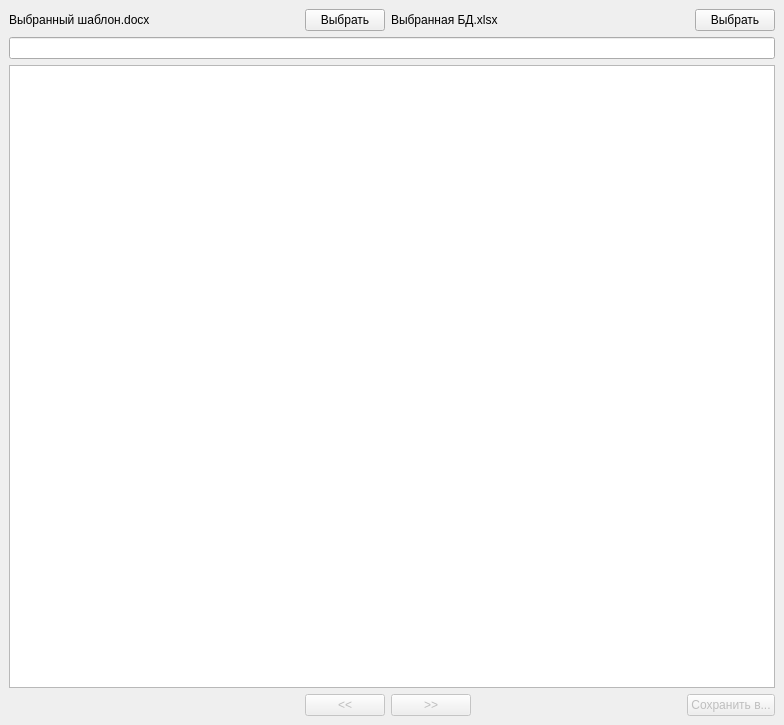
<?xml version="1.0" encoding="UTF-8"?>
<ui version="4.0">
 <class>MainWindow</class>
 <widget class="QMainWindow" name="MainWindow">
  <property name="geometry">
   <rect>
    <x>0</x>
    <y>0</y>
    <width>784</width>
    <height>725</height>
   </rect>
  </property>
  <property name="windowTitle">
   <string>MainWindow</string>
  </property>
  <widget class="QWidget" name="centralwidget">
   <layout class="QGridLayout" name="gridLayout">
    <item row="2" column="0" colspan="4">
     <widget class="QTableWidget" name="tableWidget">
      <property name="editTriggers">
       <set>QAbstractItemView::NoEditTriggers</set>
      </property>
     </widget>
    </item>
    <item row="0" column="1">
     <widget class="QPushButton" name="pushButton">
      <property name="sizePolicy">
       <sizepolicy hsizetype="Fixed" vsizetype="Fixed">
        <horstretch>0</horstretch>
        <verstretch>0</verstretch>
       </sizepolicy>
      </property>
      <property name="text">
       <string>Выбрать</string>
      </property>
     </widget>
    </item>
    <item row="0" column="3" alignment="Qt::AlignRight">
     <widget class="QPushButton" name="pushButton_2">
      <property name="sizePolicy">
       <sizepolicy hsizetype="Fixed" vsizetype="Fixed">
        <horstretch>0</horstretch>
        <verstretch>0</verstretch>
       </sizepolicy>
      </property>
      <property name="text">
       <string>Выбрать</string>
      </property>
     </widget>
    </item>
    <item row="1" column="0" colspan="4">
     <widget class="QLineEdit" name="lineEdit"/>
    </item>
    <item row="3" column="3">
     <widget class="QPushButton" name="pushButton_3">
      <property name="enabled">
       <bool>false</bool>
      </property>
      <property name="sizePolicy">
       <sizepolicy hsizetype="Fixed" vsizetype="Fixed">
        <horstretch>0</horstretch>
        <verstretch>0</verstretch>
       </sizepolicy>
      </property>
      <property name="text">
       <string>Сохранить в...</string>
      </property>
     </widget>
    </item>
    <item row="3" column="1">
     <widget class="QPushButton" name="pushButton_4">
      <property name="enabled">
       <bool>false</bool>
      </property>
      <property name="sizePolicy">
       <sizepolicy hsizetype="Preferred" vsizetype="Preferred">
        <horstretch>0</horstretch>
        <verstretch>0</verstretch>
       </sizepolicy>
      </property>
      <property name="text">
       <string>&lt;&lt;</string>
      </property>
     </widget>
    </item>
    <item row="3" column="2" alignment="Qt::AlignLeft">
     <widget class="QPushButton" name="pushButton_5">
      <property name="enabled">
       <bool>false</bool>
      </property>
      <property name="sizePolicy">
       <sizepolicy hsizetype="Preferred" vsizetype="Preferred">
        <horstretch>0</horstretch>
        <verstretch>0</verstretch>
       </sizepolicy>
      </property>
      <property name="text">
       <string>&gt;&gt;</string>
      </property>
     </widget>
    </item>
    <item row="3" column="0">
     <widget class="QLabel" name="label">
      <property name="text">
       <string/>
      </property>
     </widget>
    </item>
    <item row="0" column="0">
     <widget class="QLabel" name="label_2">
      <property name="text">
       <string>Выбранный шаблон.docx</string>
      </property>
     </widget>
    </item>
    <item row="0" column="2">
     <widget class="QLabel" name="label_3">
      <property name="text">
       <string>Выбранная БД.xlsx</string>
      </property>
     </widget>
    </item>
   </layout>
  </widget>
 </widget>
 <resources/>
 <connections/>
</ui>
